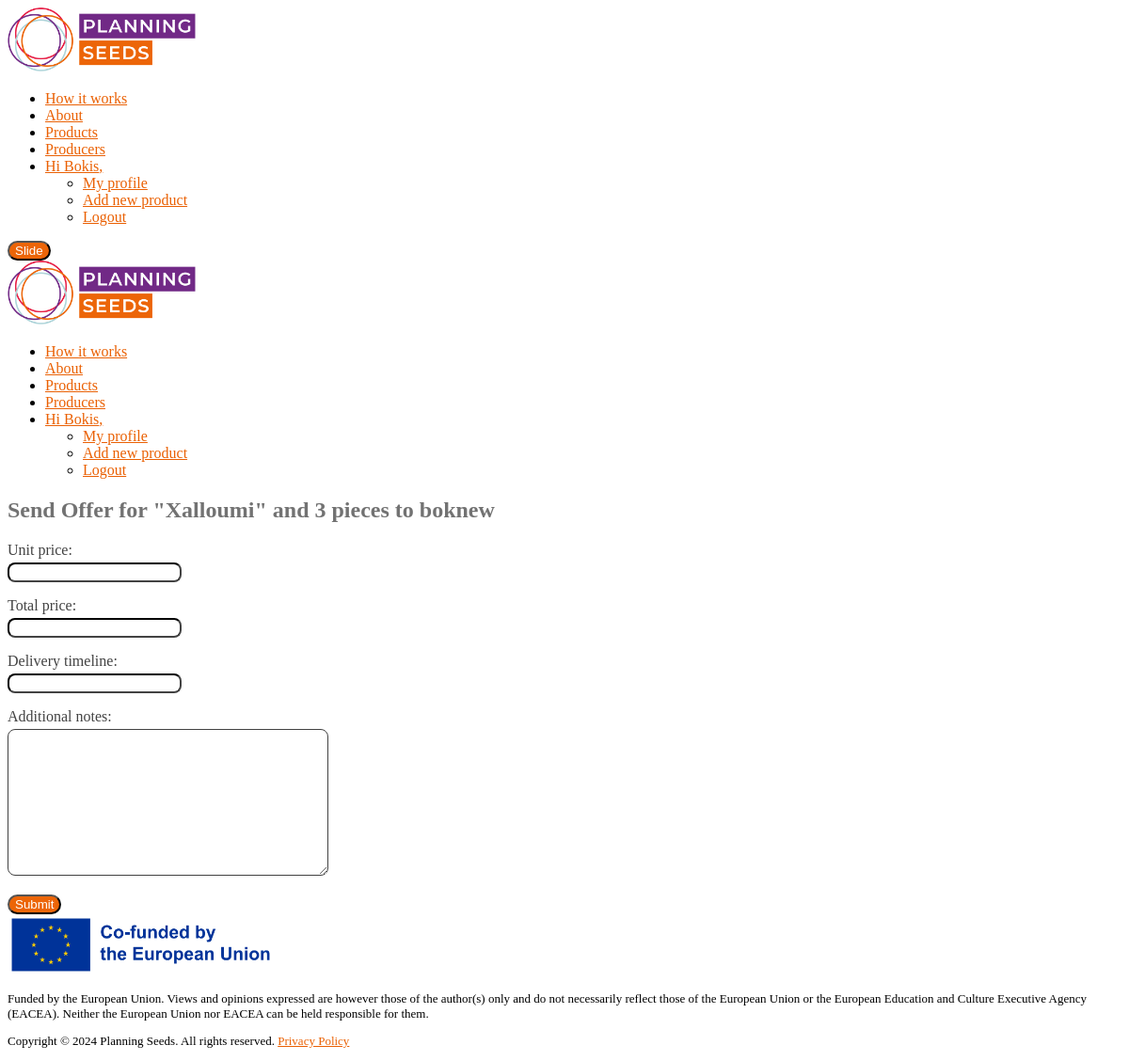
The app's page /send-offer/0f7cc442542711ef80eb7085c229fbb3 (signed in) with its own data.
### main/models.py (models this page shows, shortened)
class UserProfile(models.Model):
    USER_TYPE_CHOICES = (
        ('customer', 'Customer'),
        ('producer', 'Producer'),
    )
    user = models.OneToOneField(User, on_delete=models.CASCADE, null=True, blank=True)
    username = models.CharField(max_length=200, blank=True, null=True)
    user_type = models.CharField(max_length=10, choices=USER_TYPE_CHOICES, default='Customer')
    id = models.UUIDField(default=uuid.uuid1, unique=True, primary_key=True, editable=False)
    created = models.DateTimeField(default=datetime.datetime.now)
    first_name = models.CharField(max_length=50, blank=False, null=True)
    last_name = models.CharField(max_length=50, blank=False, null=True)
    username = models.CharField(max_length=50, unique=True)
    password = models.CharField(max_length=100, null=True, blank=False)  # Ensure to handle passwords securely
    email = models.EmailField(unique=True, blank=False, null=True)
    profile_image = models.ImageField(upload_to='profile_images/', null=True, blank=True, default="/images/default_userimg.png")
    phone_number = models.CharField(max_length=15, blank=True, null=True)
    address = models.TextField(max_length=200, blank=True, null=True)
    company_name = models.CharField(max_length=100, null=True, blank=True)
    country = CountryField(blank_label='Select country', null=True, blank=False)
    def __str__(self):
        return str(self.username)
    class Meta:
        ordering = ['created']

class Request(models.Model):
    STATUS_CHOICES = [
        ('Pending', 'Pending'),
        ('Accepted', 'Accepted'),
        ('Rejected', 'Rejected'),
        ('In-progress', 'In-progress'),
    ]
    product = models.ForeignKey(Product, on_delete=models.CASCADE, null=True, blank=True)
    user = models.ForeignKey(UserProfile, on_delete=models.CASCADE, limit_choices_to={'user_type': 'customer'}, null=True, blank=True)
    quantity = models.IntegerField(default=0, null=True, blank=True)
    created = models.DateTimeField(default=datetime.datetime.now)
    id = models.UUIDField(default=uuid.uuid1, unique=True, primary_key=True, editable=False)
    additional_notes = models.TextField(blank=True, null=True)
    status = models.CharField(max_length=20, choices=STATUS_CHOICES, default='Pending')
    class Meta:
        ordering = ['created']

class Product(models.Model):
    name = models.CharField(max_length=100, verbose_name=_("Name"))
    description = models.TextField(null=True, blank=False) # null for db blank for django
    category = models.ManyToManyField('Categories', blank=False)
    quantity = models.PositiveIntegerField(default=0, null=True, blank=True)
    image = models.ImageField(upload_to='product_images/', null=True, blank=True, default="images/default_productimg.png")
    producer = models.ForeignKey(UserProfile, on_delete=models.CASCADE, limit_choices_to={'user_type': 'producer'}, null=True, blank=True)
    created = models.DateTimeField(default=datetime.datetime.now)
    id = models.UUIDField(default=uuid.uuid1, unique=True, primary_key=True, editable=False)
    class Meta:
        ordering = ['created']

class Offer(models.Model):
    STATUS_CHOICES = [
        ('In-progress', 'In-progress'),
        ('Accepted', 'Accepted'),
        ('Declined', 'Declined'),
    ]
    request = models.OneToOneField(Request, on_delete=models.CASCADE, null=True, blank=True)
    producer = models.ForeignKey(UserProfile, on_delete=models.CASCADE, limit_choices_to={'user_type': 'producer'}, null=True, blank=True)
    quantity = models.PositiveIntegerField(default=0, null=True, blank=True)
    unit_price = models.DecimalField(max_digits=10, decimal_places=2)  # Confirmed as decimal
    total_price = models.DecimalField(max_digits=10, decimal_places=2)  # Confirmed as decimal
    delivery_timeline = models.CharField(max_length=100, blank=True, null=True)  # Confirmed as text
    additional_notes = models.TextField(blank=True, null=True)  # Confirmed as text
    status = models.CharField(max_length=20, choices=STATUS_CHOICES, default='In-progress')
    created = models.DateTimeField(default=datetime.datetime.now)
    id = models.UUIDField(default=uuid.uuid1, unique=True, primary_key=True, editable=False)
    class Meta:
        ordering = ['created']

### main/views.py (the view)
# urls.py: path('send-offer/<str:pk>', views.sendOffer, name="send-offer"),
@login_required(login_url='login')
def sendOffer(request, pk):
    for_request = get_object_or_404(Request, id=pk)
    if request.method == 'POST':
        form = SendOfferForm(request.POST)
        if form.is_valid():
            offer = form.save(commit=False)
            offer.request = for_request
            offer.producer = for_request.product.producer
            offer.quantity = for_request.quantity
            offer.save()
            for_request.status = 'In-progress'
            for_request.save()
            messages.success(request, 'Your offer has been sent to the customer!')
            return redirect('user-profile', pk=request.user.userprofile.id)
    else:
        form = SendOfferForm()
    context = {'form': form, 'for_request': for_request}
    return render(request, 'main/send-offer.html', context)

### main/forms.py
class SendOfferForm(ModelForm):
    class Meta:
        model = Offer
        fields = ['unit_price', 'total_price', 'delivery_timeline', 'additional_notes']
    def __init__(self, *args, **kwargs):
        super(SendOfferForm, self).__init__(*args, **kwargs)
        for name, field in self.fields.items():
            field.widget.attrs.update({'class': 'uk-input'})

### main/templates/main/send-offer.html (shortened to what this page needs)
{% extends 'main.html' %}
{% block content %}
<h2>Send Offer for "{{ for_request.product.name }}" and {{for_request.quantity}} pieces to {{for_request.user}}</h2>
  <form method="POST">
    {{ form.as_p }}
    <button class="uk-button uk-button-primary" type="submit">Submit</button>
  </form>
{% endblock %}

### planseeds/templates/main.html (shortened to what this page needs)
<!DOCTYPE html>
{% load static %}
<html lang="en">
<head>
    <link rel="stylesheet" href="https://cdn.jsdelivr.net/npm/uikit@3.21.9/dist/css/uikit.min.css" />
    <link rel="stylesheet" type="text/css" href='{% static "styles/main.css" %}' />
</head>
<body>
    <nav class="uk-container uk-padding uk-navbar" uk-navbar>
        <div class="uk-navbar-left">
            <a href="/"><img width="200" src="/media/images/planningSeeds_logo.png" /></a>
        </div>
        <div class="uk-navbar-right">
            <ul class="uk-navbar-nav uk-visible@m" uk-nav="multiple: true">
                <li class="{% if request.path == '/how-it-works/' %}uk-active{% endif %}"><a href="/how-it-works">How it works</a></li>
                <li class="{% if request.path == '/about/' %}uk-active{% endif %}"><a href="/about">About</a></li>
                <li class="{% if request.path == '/products-list/' %}uk-active{% endif %}"><a href="{% url 'products-list' %}">Products</a></li>
                <li class="{% if request.path == '/profiles/' %}uk-active{% endif %}"><a href="{% url 'userprofiles' %}">Producers</a></li>
                {% if request.user.is_authenticated %}
                <li class="uk-parent">
                    <a href="#">Hi {{ request.user.userprofile.first_name }},</span> </a>
                    <div uk-dropdown="mode: click">
                        <ul class="uk-nav-sub">
                            <li class=""><a href="{% url 'user-profile' request.user.userprofile.id %}">My profile</a></li>
                            {% if request.user.is_authenticated and request.user.userprofile.user_type == 'producer' %}
                            <li ><a href="{% url 'create-product' %}">Add new product</a></li>
                            {% endif %}
                            <li><a href="{% url 'logout' %}">Logout</a></li>
                        </ul>
                    </div>
                </li>
                {% endif %}
            </ul>
            <button class="uk-hidden@m uk-button uk-button-primary uk-margin-small-right" type="button" uk-toggle="target: #offcanvas-nav-primary">Slide</button>
            <div class="uk-hidden@m" id="offcanvas-nav-primary" uk-offcanvas="overlay: true">
                <div class="uk-offcanvas-bar uk-flex uk-flex-column">
                    <a class="uk-text-center uk-margin-top" href="/"><img width="200" src="/media/images/planningSeeds_logo.png" /></a>
                    <ul class="uk-nav uk-nav-primary uk-nav-center uk-margin-auto-vertical">
                        <li class=""><a href="/how-it-works">How it works</a></li>
                        <li class=""><a href="/about">About</a></li>
                        <li class=""><a href="{% url 'products-list' %}">Products</a></li>
                        <li><a href="{% url 'userprofiles' %}">Producers</a></li>
                        {% if request.user.is_authenticated %}
                        <li class="uk-parent">
                            <a href="#">Hi {{ request.user.userprofile.first_name }},</span> </a>
                            <div uk-dropdown="mode: click">
                                <ul class="uk-nav-sub">
                                    <li><a href="{% url 'user-profile' request.user.userprofile.id %}">My profile</a></li>
                                    {% if request.user.is_authenticated and request.user.userprofile.user_type == 'producer' %}
                                    <li ><a href="{% url 'create-product' %}">Add new product</a></li>
                                    {% endif %}
                                    <li><a href="{% url 'logout' %}">Logout</a></li>
                                </ul>
                            </div>
                        </li>
                        {% endif %}
                    </ul>
                </div>
            </div>
        </div>
    </nav>
    <div class="uk-container uk-margin-medium-top" uk-height-viewport="expand: true">
        {% block content %}
        {% endblock content %}
    </div>
    <div class="uk-section footer uk-margin-medium-top">
        <div class="uk-container">
            <div class="uk-grid-small" uk-grid>
                <div class="uk-width-1-4@m">
                    <img style="max-width: 100%; width: 290px;" src="/media/images/co-funded.png" alt="European Union" />
                </div>
                <div class="uk-width-3-4@m">
                    <p class="small-text">
                        Funded by the European Union. Views and opinions expressed are however those of the author(s) only and do not necessarily reflect those of the European Union or the European Education and Culture Executive Agency (EACEA). Neither the European Union nor EACEA can be held responsible for them.
                    </p>
                    <p class="small-text">Copyright &copy; 2024 Planning Seeds. All rights reserved. <a href="{% url 'privacy-policy' %}">Privacy Policy</a></p>
                </div>
        </div>
    </div>
</body>
</html>

### planseeds/static/styles/main.css (style rules this page uses)
h2, h3, h4 { color: #727272; }
a { color: #ea6003; transition: all .3s; }
.small-text { font-size: 13px; }
.uk-button { color: #fff!important; border-radius: 22px; }
.uk-button-primary { background-color: #ec6508!important; }
form label { color: #424242; padding-bottom: 4px; display: block; }
.uk-input { border-radius: 8px; border-color: #424242; }
.uk-offcanvas-bar { background-color: #fff; }
.uk-offcanvas-bar .uk-nav-primary > li > a, .uk-offcanvas-bar .uk-nav-primary .uk-nav-sub a { color: #ea6003 }

### records on screen
Request: product.name "Xalloumi", quantity "3", user "boknew"

### other values on screen
{{ request.user.userprofile.first_name }} "Bokis"
